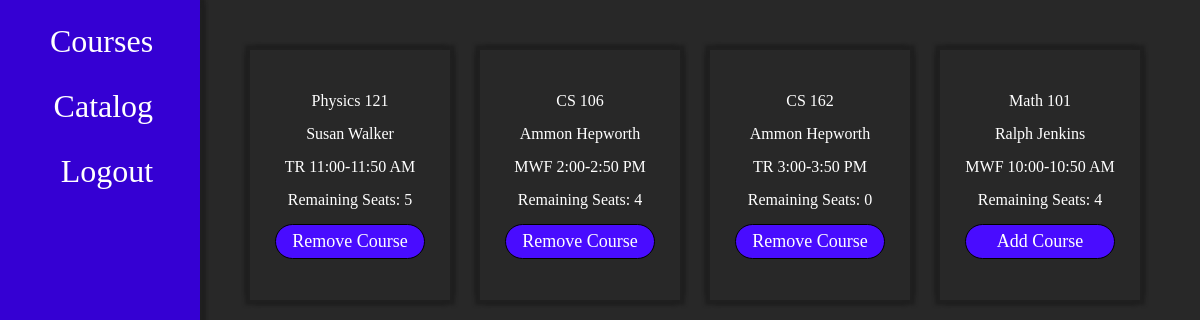
The page /catalog (signed in) on the database its author committed.
### server.py (models this page shows, shortened)
class Course(db.Model):
    __tablename__ = 'courses'
    id = db.Column(db.Integer, primary_key=True, unique=True)
    name = db.Column(db.String(100), nullable=False)
    time = db.Column(db.String(50), nullable=False)
    capacity = db.Column(db.Integer, nullable=False, default=10)
    teachers = db.relationship("User", secondary="teacher_course_association", backref="courses_taught", lazy=True)
    students = db.relationship("User", secondary="course_enrollment", backref="courses_enrolled", lazy=True)
    grades = db.relationship("Grade", backref="course", lazy=True, overlaps="course,grades", cascade='all, delete-orphan')

class User(db.Model, UserMixin):
    __tablename__= "users"
    id = db.Column(db.Integer, primary_key=True, unique=True)
    username = db.Column(db.String(100), unique=True, nullable=False)
    password = db.Column(db.String(100), nullable=False)
    role = db.Column(db.String(20), default="Student")

### server.py (the view)
@app.route("/catalog")
@login_required
def catalog():
    courses = Course.query.all()
    enrolled = current_user.courses_enrolled
    if current_user.role == "Teacher":
        enrolled = current_user.courses_taught
    return render_template("catalog.html", courses=courses, enrolled=enrolled)

### server.py (called while the page is built)
@login_manager.user_loader
def load_user(user_id):
    return User.query.get(int(user_id))

### templates/catalog.html (shortened to what this page needs)
<html lang="en">
  <head>
    <link
      rel="stylesheet"
      href="{{ url_for('static', filename='index.css') }}"
    />
    <link
      rel="stylesheet"
      href="{{ url_for('static', filename='home.css') }}"
    />
  </head>
  <body>
    {%extends "nav.html"%} {% block nav %}
    <div class="content">
      {% for course in enrolled %}
      <form class="card" action="/unenroll" method="post">
        <div>{{course.name}}</div>
        <div>
          {%for teacher in course.teachers%} {{teacher.username}} {%endfor%}
        </div>
        <div>{{course.time}}</div>
        <div>Remaining Seats: {{course.capacity}}</div>
        <input
          class="add-course submission"
          type="submit"
          value="Remove Course"
        />
      </form>
      {%endfor%} {% for course in courses %} {% if not course in enrolled and
      course.capacity != 0 %}
      <form class="card" action="/enroll" method="post">
        <div>{{course.name}}</div>
        <div>
          {%for teacher in course.teachers%} {{teacher.username}} {%endfor%}
        </div>
        <div>{{course.time}}</div>
        <div>Remaining Seats: {{course.capacity}}</div>
        <input class="add-course submission" type="submit" value="Add Course" />
      </form>
      {% endif %} {% endfor %}
    </div>
    {% endblock %}

### static/index.css (style rules this page uses)
body { background-color: #282828; color: white; display: grid; grid-template-columns: 200px auto; margin: 0px; padding: 0px; }
html { width: 100%; }

### static/home.css (style rules this page uses)
.content { margin: 50px; display: grid; grid-template-columns: repeat(auto-fill, 200px); grid-auto-rows: 250px; gap: 30px; }
.card { display: flex; width: 100%; height: 100%; gap: 15px; flex-direction: column; justify-content: center; align-items: center; box-shadow: -5px 5px 3px #1f1f1f, 5px 5px 3px #1f1f1f, -5px -5px 3px #1f1f1f, 5px -5px 3px #1f1f1f; }
.add-course { width: 150px; height: 35px; font-size: 18px; font-family: "Times New Roman", Times, serif; }
.add-course.submission { width: 150px; color: white; border-radius: 20px; background-color: #490cff; border: 1px ridge black; }

### rows shown on the page
Course: name "Physics 121", time "TR 11:00-11:50 AM", capacity "5"
User: username "Susan Walker"
Course: name "CS 106", time "MWF 2:00-2:50 PM", capacity "4"
User: username "Ammon Hepworth"
Course: name "CS 162", time "TR 3:00-3:50 PM", capacity "0"
Course: name "Math 101", time "MWF 10:00-10:50 AM", capacity "4"
User: username "Ralph Jenkins"
